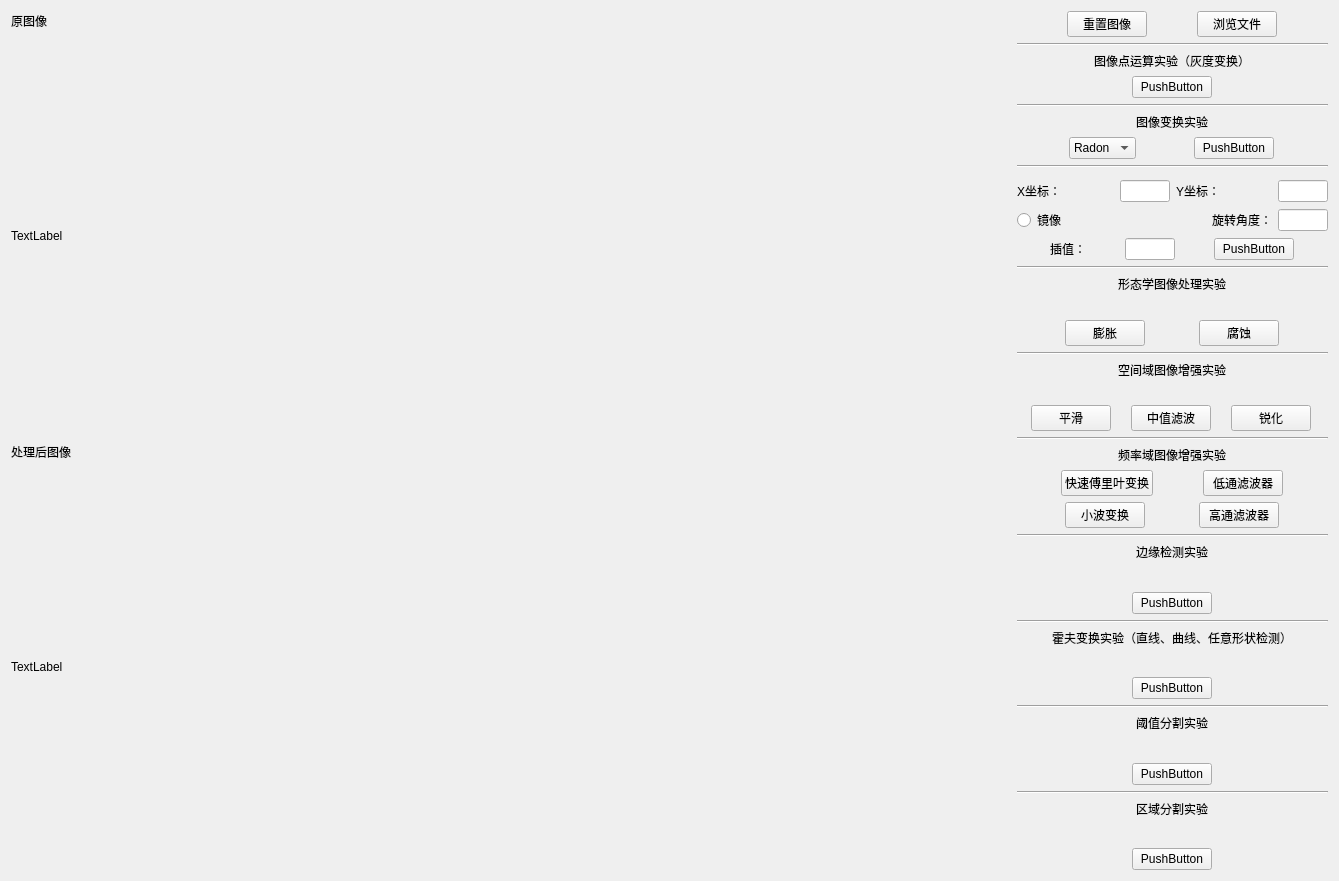
<?xml version="1.0" encoding="UTF-8"?>
<ui version="4.0">
 <class>child_1</class>
 <widget class="QWidget" name="child_1">
  <property name="geometry">
   <rect>
    <x>0</x>
    <y>0</y>
    <width>1339</width>
    <height>881</height>
   </rect>
  </property>
  <property name="sizePolicy">
   <sizepolicy hsizetype="Fixed" vsizetype="Fixed">
    <horstretch>0</horstretch>
    <verstretch>0</verstretch>
   </sizepolicy>
  </property>
  <property name="minimumSize">
   <size>
    <width>800</width>
    <height>800</height>
   </size>
  </property>
  <property name="maximumSize">
   <size>
    <width>1339</width>
    <height>881</height>
   </size>
  </property>
  <property name="windowTitle">
   <string>基础图像物理实验</string>
  </property>
  <layout class="QHBoxLayout" name="horizontalLayout">
   <property name="sizeConstraint">
    <enum>QLayout::SetDefaultConstraint</enum>
   </property>
   <item>
    <layout class="QHBoxLayout" name="horizontalLayout_2">
     <property name="sizeConstraint">
      <enum>QLayout::SetMinimumSize</enum>
     </property>
     <property name="rightMargin">
      <number>0</number>
     </property>
     <item>
      <layout class="QVBoxLayout" name="verticalLayout">
       <item>
        <layout class="QVBoxLayout" name="verticalLayout_3">
         <item>
          <widget class="QLabel" name="label_3">
           <property name="sizePolicy">
            <sizepolicy hsizetype="Maximum" vsizetype="Maximum">
             <horstretch>0</horstretch>
             <verstretch>0</verstretch>
            </sizepolicy>
           </property>
           <property name="text">
            <string>原图像</string>
           </property>
          </widget>
         </item>
         <item>
          <widget class="QLabel" name="oImage">
           <property name="sizePolicy">
            <sizepolicy hsizetype="Preferred" vsizetype="Preferred">
             <horstretch>0</horstretch>
             <verstretch>0</verstretch>
            </sizepolicy>
           </property>
           <property name="minimumSize">
            <size>
             <width>1000</width>
             <height>400</height>
            </size>
           </property>
           <property name="maximumSize">
            <size>
             <width>1000</width>
             <height>400</height>
            </size>
           </property>
           <property name="text">
            <string>TextLabel</string>
           </property>
          </widget>
         </item>
        </layout>
       </item>
       <item>
        <layout class="QVBoxLayout" name="verticalLayout_4">
         <item>
          <widget class="QLabel" name="label_4">
           <property name="sizePolicy">
            <sizepolicy hsizetype="Fixed" vsizetype="Fixed">
             <horstretch>0</horstretch>
             <verstretch>0</verstretch>
            </sizepolicy>
           </property>
           <property name="text">
            <string>处理后图像</string>
           </property>
          </widget>
         </item>
         <item>
          <widget class="QLabel" name="rImage">
           <property name="minimumSize">
            <size>
             <width>1000</width>
             <height>400</height>
            </size>
           </property>
           <property name="maximumSize">
            <size>
             <width>1000</width>
             <height>400</height>
            </size>
           </property>
           <property name="text">
            <string>TextLabel</string>
           </property>
          </widget>
         </item>
        </layout>
       </item>
      </layout>
     </item>
    </layout>
   </item>
   <item>
    <layout class="QVBoxLayout" name="verticalLayout_5">
     <property name="sizeConstraint">
      <enum>QLayout::SetFixedSize</enum>
     </property>
     <property name="leftMargin">
      <number>0</number>
     </property>
     <item>
      <layout class="QHBoxLayout" name="horizontalLayout_3">
       <property name="spacing">
        <number>0</number>
       </property>
       <property name="sizeConstraint">
        <enum>QLayout::SetDefaultConstraint</enum>
       </property>
       <property name="bottomMargin">
        <number>0</number>
       </property>
       <item>
        <widget class="QPushButton" name="pushButton_3">
         <property name="sizePolicy">
          <sizepolicy hsizetype="Fixed" vsizetype="Fixed">
           <horstretch>0</horstretch>
           <verstretch>0</verstretch>
          </sizepolicy>
         </property>
         <property name="text">
          <string>重置图像</string>
         </property>
        </widget>
       </item>
       <item>
        <widget class="QPushButton" name="chooseFile">
         <property name="enabled">
          <bool>true</bool>
         </property>
         <property name="sizePolicy">
          <sizepolicy hsizetype="Fixed" vsizetype="Fixed">
           <horstretch>0</horstretch>
           <verstretch>0</verstretch>
          </sizepolicy>
         </property>
         <property name="contextMenuPolicy">
          <enum>Qt::DefaultContextMenu</enum>
         </property>
         <property name="layoutDirection">
          <enum>Qt::LeftToRight</enum>
         </property>
         <property name="text">
          <string>浏览文件</string>
         </property>
        </widget>
       </item>
      </layout>
     </item>
     <item>
      <layout class="QVBoxLayout" name="verticalLayout_6">
       <property name="topMargin">
        <number>0</number>
       </property>
       <item>
        <widget class="Line" name="line">
         <property name="sizePolicy">
          <sizepolicy hsizetype="Minimum" vsizetype="Fixed">
           <horstretch>0</horstretch>
           <verstretch>0</verstretch>
          </sizepolicy>
         </property>
         <property name="layoutDirection">
          <enum>Qt::LeftToRight</enum>
         </property>
         <property name="orientation">
          <enum>Qt::Horizontal</enum>
         </property>
        </widget>
       </item>
       <item alignment="Qt::AlignHCenter|Qt::AlignTop">
        <widget class="QLabel" name="label">
         <property name="sizePolicy">
          <sizepolicy hsizetype="Fixed" vsizetype="Fixed">
           <horstretch>0</horstretch>
           <verstretch>0</verstretch>
          </sizepolicy>
         </property>
         <property name="maximumSize">
          <size>
           <width>16777215</width>
           <height>20</height>
          </size>
         </property>
         <property name="layoutDirection">
          <enum>Qt::LeftToRight</enum>
         </property>
         <property name="text">
          <string>图像点运算实验（灰度变换）</string>
         </property>
        </widget>
       </item>
       <item alignment="Qt::AlignHCenter">
        <widget class="QPushButton" name="pushButton_2">
         <property name="sizePolicy">
          <sizepolicy hsizetype="Fixed" vsizetype="Fixed">
           <horstretch>0</horstretch>
           <verstretch>0</verstretch>
          </sizepolicy>
         </property>
         <property name="text">
          <string>PushButton</string>
         </property>
        </widget>
       </item>
       <item>
        <layout class="QVBoxLayout" name="verticalLayout_7">
         <item>
          <widget class="Line" name="line_2">
           <property name="orientation">
            <enum>Qt::Horizontal</enum>
           </property>
          </widget>
         </item>
         <item alignment="Qt::AlignHCenter">
          <widget class="QLabel" name="label_2">
           <property name="sizePolicy">
            <sizepolicy hsizetype="Fixed" vsizetype="Fixed">
             <horstretch>0</horstretch>
             <verstretch>0</verstretch>
            </sizepolicy>
           </property>
           <property name="text">
            <string>图像变换实验</string>
           </property>
          </widget>
         </item>
         <item>
          <layout class="QHBoxLayout" name="horizontalLayout_7">
           <item>
            <widget class="QComboBox" name="comboBox">
             <property name="enabled">
              <bool>true</bool>
             </property>
             <property name="sizePolicy">
              <sizepolicy hsizetype="Fixed" vsizetype="Maximum">
               <horstretch>0</horstretch>
               <verstretch>0</verstretch>
              </sizepolicy>
             </property>
             <property name="contextMenuPolicy">
              <enum>Qt::DefaultContextMenu</enum>
             </property>
             <property name="layoutDirection">
              <enum>Qt::LeftToRight</enum>
             </property>
             <property name="autoFillBackground">
              <bool>false</bool>
             </property>
             <item>
              <property name="text">
               <string>Radon</string>
              </property>
             </item>
             <item>
              <property name="text">
               <string>Hough</string>
              </property>
             </item>
             <item>
              <property name="text">
               <string>傅里叶</string>
              </property>
             </item>
            </widget>
           </item>
           <item>
            <widget class="QPushButton" name="pushButton">
             <property name="sizePolicy">
              <sizepolicy hsizetype="Fixed" vsizetype="Fixed">
               <horstretch>0</horstretch>
               <verstretch>0</verstretch>
              </sizepolicy>
             </property>
             <property name="text">
              <string>PushButton</string>
             </property>
            </widget>
           </item>
          </layout>
         </item>
         <item>
          <layout class="QVBoxLayout" name="verticalLayout_8">
           <item>
            <widget class="Line" name="line_3">
             <property name="orientation">
              <enum>Qt::Horizontal</enum>
             </property>
            </widget>
           </item>
           <item alignment="Qt::AlignTop">
            <widget class="QLabel" name="label_5">
             <property name="sizePolicy">
              <sizepolicy hsizetype="Expanding" vsizetype="Ignored">
               <horstretch>0</horstretch>
               <verstretch>0</verstretch>
              </sizepolicy>
             </property>
             <property name="text">
              <string>图像几何变换实验</string>
             </property>
            </widget>
           </item>
           <item>
            <layout class="QVBoxLayout" name="verticalLayout_9">
             <item>
              <layout class="QHBoxLayout" name="horizontalLayout_4">
               <item>
                <widget class="QLabel" name="label_6">
                 <property name="text">
                  <string>X坐标：</string>
                 </property>
                </widget>
               </item>
               <item>
                <widget class="QLineEdit" name="lineEdit_2">
                 <property name="sizePolicy">
                  <sizepolicy hsizetype="Minimum" vsizetype="Minimum">
                   <horstretch>0</horstretch>
                   <verstretch>0</verstretch>
                  </sizepolicy>
                 </property>
                 <property name="minimumSize">
                  <size>
                   <width>50</width>
                   <height>0</height>
                  </size>
                 </property>
                 <property name="maximumSize">
                  <size>
                   <width>50</width>
                   <height>16777215</height>
                  </size>
                 </property>
                </widget>
               </item>
               <item>
                <widget class="QLabel" name="label_7">
                 <property name="text">
                  <string>Y坐标：</string>
                 </property>
                </widget>
               </item>
               <item>
                <widget class="QLineEdit" name="lineEdit">
                 <property name="sizePolicy">
                  <sizepolicy hsizetype="Minimum" vsizetype="Fixed">
                   <horstretch>0</horstretch>
                   <verstretch>0</verstretch>
                  </sizepolicy>
                 </property>
                 <property name="minimumSize">
                  <size>
                   <width>50</width>
                   <height>0</height>
                  </size>
                 </property>
                 <property name="maximumSize">
                  <size>
                   <width>50</width>
                   <height>16777215</height>
                  </size>
                 </property>
                </widget>
               </item>
              </layout>
             </item>
             <item>
              <layout class="QHBoxLayout" name="horizontalLayout_5">
               <item>
                <widget class="QRadioButton" name="radioButton">
                 <property name="text">
                  <string>镜像</string>
                 </property>
                </widget>
               </item>
               <item>
                <widget class="QLabel" name="label_8">
                 <property name="sizePolicy">
                  <sizepolicy hsizetype="Fixed" vsizetype="Fixed">
                   <horstretch>0</horstretch>
                   <verstretch>0</verstretch>
                  </sizepolicy>
                 </property>
                 <property name="text">
                  <string>旋转角度：</string>
                 </property>
                </widget>
               </item>
               <item>
                <widget class="QLineEdit" name="lineEdit_3">
                 <property name="sizePolicy">
                  <sizepolicy hsizetype="Minimum" vsizetype="Fixed">
                   <horstretch>0</horstretch>
                   <verstretch>0</verstretch>
                  </sizepolicy>
                 </property>
                 <property name="minimumSize">
                  <size>
                   <width>50</width>
                   <height>0</height>
                  </size>
                 </property>
                 <property name="maximumSize">
                  <size>
                   <width>50</width>
                   <height>16777215</height>
                  </size>
                 </property>
                </widget>
               </item>
              </layout>
             </item>
             <item>
              <layout class="QHBoxLayout" name="horizontalLayout_6">
               <item>
                <widget class="QLabel" name="label_9">
                 <property name="sizePolicy">
                  <sizepolicy hsizetype="Fixed" vsizetype="Fixed">
                   <horstretch>0</horstretch>
                   <verstretch>0</verstretch>
                  </sizepolicy>
                 </property>
                 <property name="text">
                  <string>插值：</string>
                 </property>
                </widget>
               </item>
               <item>
                <widget class="QLineEdit" name="lineEdit_4">
                 <property name="sizePolicy">
                  <sizepolicy hsizetype="Minimum" vsizetype="Fixed">
                   <horstretch>0</horstretch>
                   <verstretch>0</verstretch>
                  </sizepolicy>
                 </property>
                 <property name="minimumSize">
                  <size>
                   <width>50</width>
                   <height>0</height>
                  </size>
                 </property>
                 <property name="maximumSize">
                  <size>
                   <width>50</width>
                   <height>16777215</height>
                  </size>
                 </property>
                </widget>
               </item>
               <item>
                <widget class="QPushButton" name="pushButton_4">
                 <property name="sizePolicy">
                  <sizepolicy hsizetype="Fixed" vsizetype="Fixed">
                   <horstretch>0</horstretch>
                   <verstretch>0</verstretch>
                  </sizepolicy>
                 </property>
                 <property name="text">
                  <string>PushButton</string>
                 </property>
                </widget>
               </item>
              </layout>
             </item>
            </layout>
           </item>
          </layout>
         </item>
        </layout>
       </item>
      </layout>
     </item>
     <item>
      <layout class="QVBoxLayout" name="verticalLayout_10">
       <item>
        <widget class="Line" name="line_4">
         <property name="orientation">
          <enum>Qt::Horizontal</enum>
         </property>
        </widget>
       </item>
       <item alignment="Qt::AlignHCenter|Qt::AlignTop">
        <widget class="QLabel" name="label_10">
         <property name="text">
          <string>形态学图像处理实验</string>
         </property>
        </widget>
       </item>
       <item>
        <layout class="QHBoxLayout" name="horizontalLayout_8">
         <item>
          <widget class="QPushButton" name="pushButton_6">
           <property name="sizePolicy">
            <sizepolicy hsizetype="Fixed" vsizetype="Fixed">
             <horstretch>0</horstretch>
             <verstretch>0</verstretch>
            </sizepolicy>
           </property>
           <property name="text">
            <string>膨胀</string>
           </property>
          </widget>
         </item>
         <item>
          <widget class="QPushButton" name="pushButton_5">
           <property name="sizePolicy">
            <sizepolicy hsizetype="Fixed" vsizetype="Fixed">
             <horstretch>0</horstretch>
             <verstretch>0</verstretch>
            </sizepolicy>
           </property>
           <property name="text">
            <string>腐蚀</string>
           </property>
          </widget>
         </item>
        </layout>
       </item>
      </layout>
     </item>
     <item>
      <layout class="QVBoxLayout" name="verticalLayout_15">
       <item>
        <layout class="QVBoxLayout" name="verticalLayout_14">
         <item>
          <widget class="Line" name="line_5">
           <property name="orientation">
            <enum>Qt::Horizontal</enum>
           </property>
          </widget>
         </item>
         <item alignment="Qt::AlignHCenter|Qt::AlignTop">
          <widget class="QLabel" name="label_11">
           <property name="text">
            <string>空间域图像增强实验</string>
           </property>
          </widget>
         </item>
         <item>
          <layout class="QHBoxLayout" name="horizontalLayout_11">
           <item>
            <widget class="QPushButton" name="pushButton_10">
             <property name="sizePolicy">
              <sizepolicy hsizetype="Fixed" vsizetype="Fixed">
               <horstretch>0</horstretch>
               <verstretch>0</verstretch>
              </sizepolicy>
             </property>
             <property name="text">
              <string>平滑</string>
             </property>
            </widget>
           </item>
           <item>
            <widget class="QPushButton" name="pushButton_9">
             <property name="sizePolicy">
              <sizepolicy hsizetype="Fixed" vsizetype="Fixed">
               <horstretch>0</horstretch>
               <verstretch>0</verstretch>
              </sizepolicy>
             </property>
             <property name="text">
              <string>中值滤波</string>
             </property>
            </widget>
           </item>
           <item>
            <widget class="QPushButton" name="pushButton_8">
             <property name="sizePolicy">
              <sizepolicy hsizetype="Fixed" vsizetype="Fixed">
               <horstretch>0</horstretch>
               <verstretch>0</verstretch>
              </sizepolicy>
             </property>
             <property name="text">
              <string>锐化</string>
             </property>
            </widget>
           </item>
          </layout>
         </item>
        </layout>
       </item>
      </layout>
     </item>
     <item>
      <layout class="QVBoxLayout" name="verticalLayout_16">
       <item>
        <widget class="Line" name="line_6">
         <property name="orientation">
          <enum>Qt::Horizontal</enum>
         </property>
        </widget>
       </item>
       <item alignment="Qt::AlignHCenter|Qt::AlignTop">
        <widget class="QLabel" name="label_12">
         <property name="text">
          <string>频率域图像增强实验</string>
         </property>
        </widget>
       </item>
       <item>
        <layout class="QHBoxLayout" name="horizontalLayout_9">
         <item>
          <widget class="QPushButton" name="pushButton_12">
           <property name="sizePolicy">
            <sizepolicy hsizetype="Fixed" vsizetype="Fixed">
             <horstretch>0</horstretch>
             <verstretch>0</verstretch>
            </sizepolicy>
           </property>
           <property name="text">
            <string>快速傅里叶变换</string>
           </property>
          </widget>
         </item>
         <item>
          <widget class="QPushButton" name="pushButton_11">
           <property name="sizePolicy">
            <sizepolicy hsizetype="Fixed" vsizetype="Fixed">
             <horstretch>0</horstretch>
             <verstretch>0</verstretch>
            </sizepolicy>
           </property>
           <property name="text">
            <string>低通滤波器</string>
           </property>
          </widget>
         </item>
        </layout>
       </item>
       <item>
        <layout class="QHBoxLayout" name="horizontalLayout_12">
         <item>
          <widget class="QPushButton" name="pushButton_13">
           <property name="sizePolicy">
            <sizepolicy hsizetype="Fixed" vsizetype="Fixed">
             <horstretch>0</horstretch>
             <verstretch>0</verstretch>
            </sizepolicy>
           </property>
           <property name="text">
            <string>小波变换</string>
           </property>
          </widget>
         </item>
         <item>
          <widget class="QPushButton" name="pushButton_7">
           <property name="sizePolicy">
            <sizepolicy hsizetype="Fixed" vsizetype="Fixed">
             <horstretch>0</horstretch>
             <verstretch>0</verstretch>
            </sizepolicy>
           </property>
           <property name="text">
            <string>高通滤波器</string>
           </property>
          </widget>
         </item>
        </layout>
       </item>
      </layout>
     </item>
     <item>
      <layout class="QVBoxLayout" name="verticalLayout_19">
       <item>
        <widget class="Line" name="line_7">
         <property name="orientation">
          <enum>Qt::Horizontal</enum>
         </property>
        </widget>
       </item>
       <item alignment="Qt::AlignHCenter|Qt::AlignTop">
        <widget class="QLabel" name="label_13">
         <property name="text">
          <string>边缘检测实验</string>
         </property>
        </widget>
       </item>
       <item alignment="Qt::AlignHCenter">
        <widget class="QPushButton" name="pushButton_14">
         <property name="sizePolicy">
          <sizepolicy hsizetype="Fixed" vsizetype="Fixed">
           <horstretch>0</horstretch>
           <verstretch>0</verstretch>
          </sizepolicy>
         </property>
         <property name="text">
          <string>PushButton</string>
         </property>
        </widget>
       </item>
      </layout>
     </item>
     <item>
      <layout class="QVBoxLayout" name="verticalLayout_20">
       <item>
        <widget class="Line" name="line_8">
         <property name="orientation">
          <enum>Qt::Horizontal</enum>
         </property>
        </widget>
       </item>
       <item alignment="Qt::AlignHCenter|Qt::AlignTop">
        <widget class="QLabel" name="label_14">
         <property name="text">
          <string>霍夫变换实验（直线、曲线、任意形状检测）</string>
         </property>
        </widget>
       </item>
       <item alignment="Qt::AlignHCenter">
        <widget class="QPushButton" name="pushButton_15">
         <property name="sizePolicy">
          <sizepolicy hsizetype="Fixed" vsizetype="Fixed">
           <horstretch>0</horstretch>
           <verstretch>0</verstretch>
          </sizepolicy>
         </property>
         <property name="text">
          <string>PushButton</string>
         </property>
        </widget>
       </item>
      </layout>
     </item>
     <item>
      <layout class="QVBoxLayout" name="verticalLayout_18">
       <item>
        <widget class="Line" name="line_9">
         <property name="orientation">
          <enum>Qt::Horizontal</enum>
         </property>
        </widget>
       </item>
       <item alignment="Qt::AlignHCenter|Qt::AlignTop">
        <widget class="QLabel" name="label_15">
         <property name="text">
          <string>阈值分割实验</string>
         </property>
        </widget>
       </item>
       <item alignment="Qt::AlignHCenter">
        <widget class="QPushButton" name="pushButton_16">
         <property name="sizePolicy">
          <sizepolicy hsizetype="Fixed" vsizetype="Fixed">
           <horstretch>0</horstretch>
           <verstretch>0</verstretch>
          </sizepolicy>
         </property>
         <property name="text">
          <string>PushButton</string>
         </property>
        </widget>
       </item>
      </layout>
     </item>
     <item>
      <layout class="QVBoxLayout" name="verticalLayout_17">
       <item>
        <widget class="Line" name="line_10">
         <property name="orientation">
          <enum>Qt::Horizontal</enum>
         </property>
        </widget>
       </item>
       <item alignment="Qt::AlignHCenter|Qt::AlignTop">
        <widget class="QLabel" name="label_16">
         <property name="text">
          <string>区域分割实验</string>
         </property>
        </widget>
       </item>
       <item alignment="Qt::AlignHCenter">
        <widget class="QPushButton" name="pushButton_17">
         <property name="sizePolicy">
          <sizepolicy hsizetype="Fixed" vsizetype="Fixed">
           <horstretch>0</horstretch>
           <verstretch>0</verstretch>
          </sizepolicy>
         </property>
         <property name="text">
          <string>PushButton</string>
         </property>
        </widget>
       </item>
      </layout>
     </item>
    </layout>
   </item>
  </layout>
 </widget>
 <resources/>
 <connections/>
</ui>
